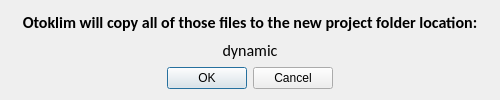
<?xml version="1.0" encoding="UTF-8"?>
<ui version="4.0">
 <class>CreateProject</class>
 <widget class="QDialog" name="CreateProject">
  <property name="geometry">
   <rect>
    <x>0</x>
    <y>0</y>
    <width>500</width>
    <height>100</height>
   </rect>
  </property>
  <property name="sizePolicy">
   <sizepolicy hsizetype="Expanding" vsizetype="MinimumExpanding">
    <horstretch>0</horstretch>
    <verstretch>0</verstretch>
   </sizepolicy>
  </property>
  <property name="minimumSize">
   <size>
    <width>500</width>
    <height>100</height>
   </size>
  </property>
  <property name="maximumSize">
   <size>
    <width>500</width>
    <height>100</height>
   </size>
  </property>
  <property name="windowTitle">
   <string>New Project</string>
  </property>
  <property name="sizeGripEnabled">
   <bool>false</bool>
  </property>
  <layout class="QGridLayout" name="gridLayout">
   <item row="1" column="0" colspan="2">
    <widget class="QLabel" name="project_dir">
     <property name="maximumSize">
      <size>
       <width>500</width>
       <height>120</height>
      </size>
     </property>
     <property name="font">
      <font>
       <family>Calibri</family>
       <pointsize>12</pointsize>
      </font>
     </property>
     <property name="layoutDirection">
      <enum>Qt::LeftToRight</enum>
     </property>
     <property name="text">
      <string>dynamic</string>
     </property>
     <property name="alignment">
      <set>Qt::AlignCenter</set>
     </property>
    </widget>
   </item>
   <item row="0" column="0" colspan="2">
    <widget class="QLabel" name="label">
     <property name="maximumSize">
      <size>
       <width>500</width>
       <height>120</height>
      </size>
     </property>
     <property name="font">
      <font>
       <family>Calibri</family>
       <pointsize>12</pointsize>
       <weight>75</weight>
       <bold>true</bold>
      </font>
     </property>
     <property name="layoutDirection">
      <enum>Qt::LeftToRight</enum>
     </property>
     <property name="text">
      <string>Otoklim will copy all of those files to the new project folder location:</string>
     </property>
     <property name="alignment">
      <set>Qt::AlignCenter</set>
     </property>
    </widget>
   </item>
   <item row="5" column="0" colspan="2">
    <widget class="QDialogButtonBox" name="buttonBox">
     <property name="orientation">
      <enum>Qt::Horizontal</enum>
     </property>
     <property name="standardButtons">
      <set>QDialogButtonBox::Cancel|QDialogButtonBox::Ok</set>
     </property>
     <property name="centerButtons">
      <bool>true</bool>
     </property>
    </widget>
   </item>
  </layout>
 </widget>
 <resources/>
 <connections>
  <connection>
   <sender>buttonBox</sender>
   <signal>accepted()</signal>
   <receiver>CreateProject</receiver>
   <slot>accept()</slot>
   <hints>
    <hint type="sourcelabel">
     <x>248</x>
     <y>254</y>
    </hint>
    <hint type="destinationlabel">
     <x>157</x>
     <y>274</y>
    </hint>
   </hints>
  </connection>
  <connection>
   <sender>buttonBox</sender>
   <signal>rejected()</signal>
   <receiver>CreateProject</receiver>
   <slot>reject()</slot>
   <hints>
    <hint type="sourcelabel">
     <x>316</x>
     <y>260</y>
    </hint>
    <hint type="destinationlabel">
     <x>286</x>
     <y>274</y>
    </hint>
   </hints>
  </connection>
 </connections>
</ui>
